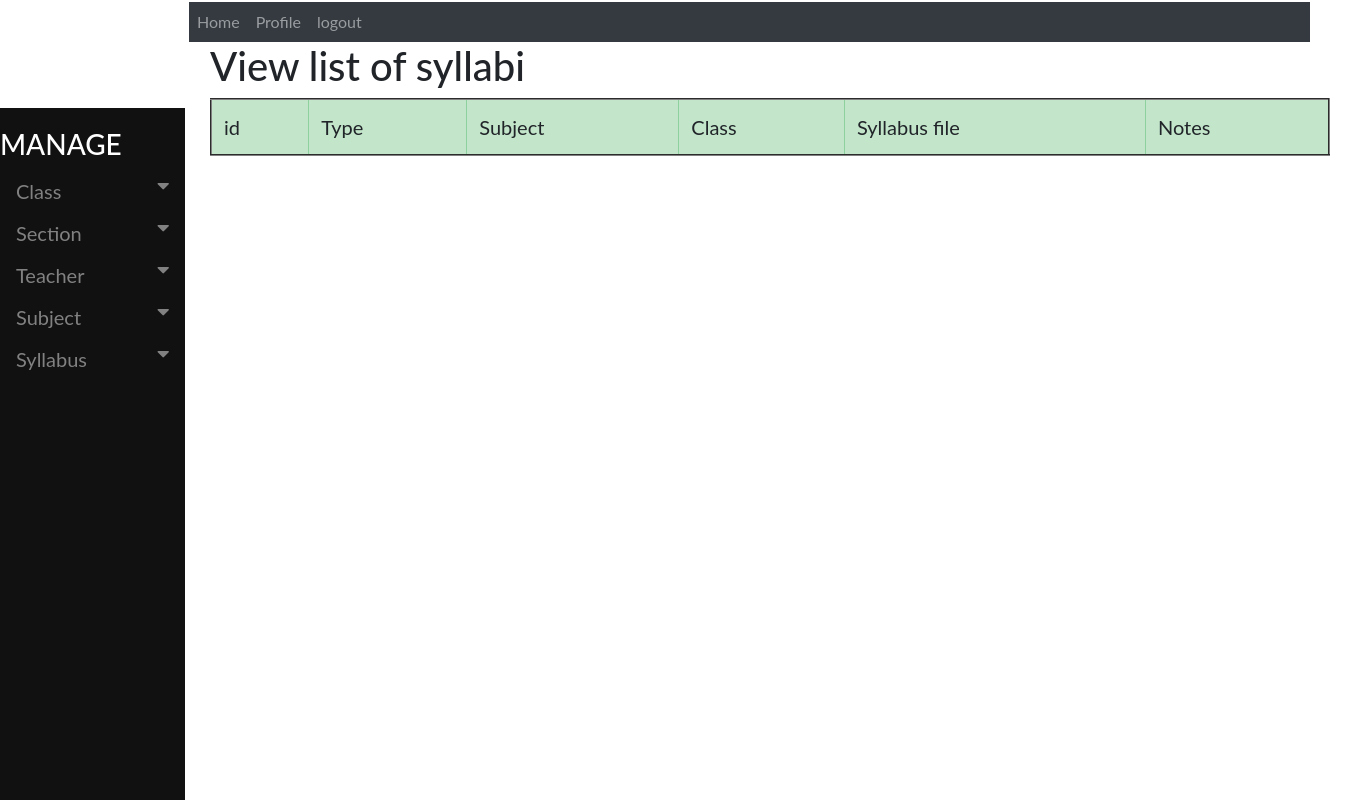
Before: /accounts/viewsyllabus with the older database file.
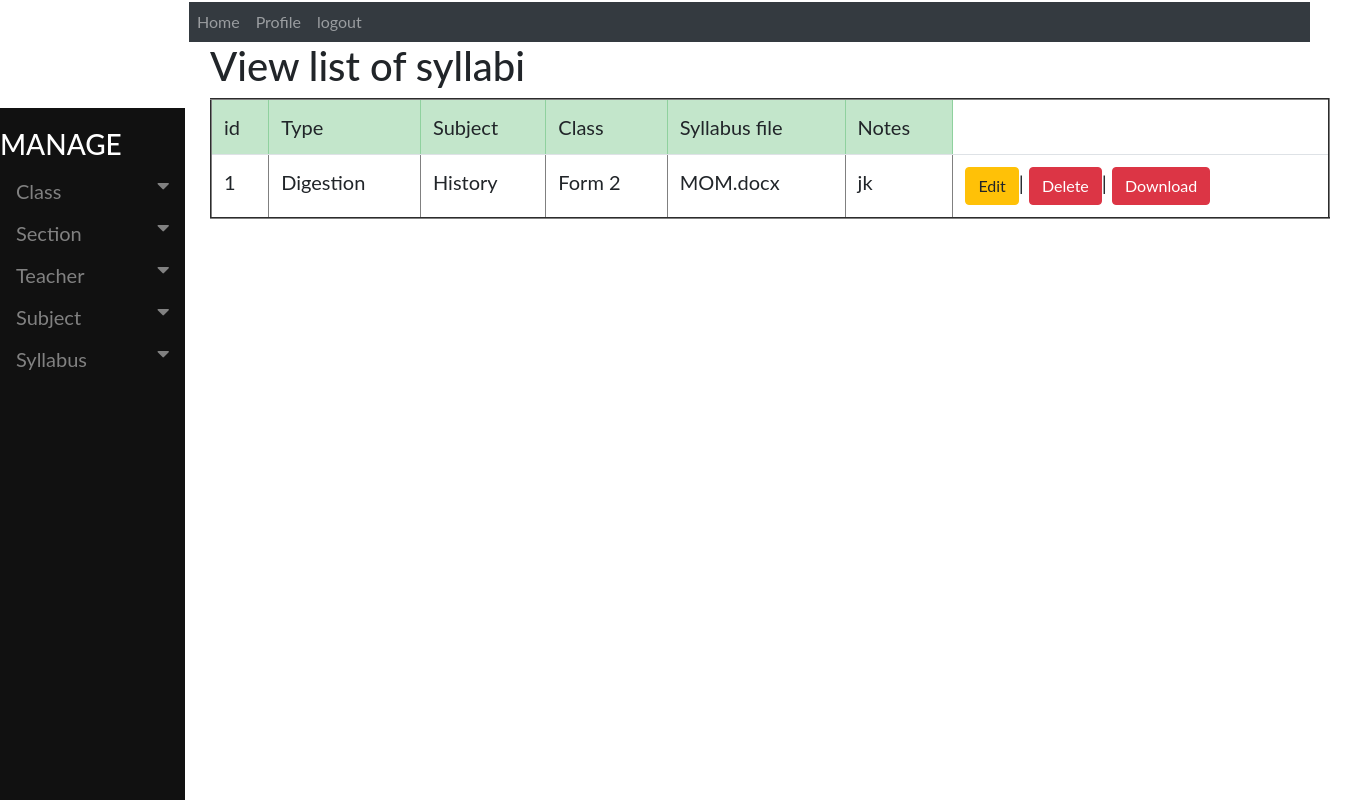
After: the same page with the newer database file.
### accounts/models.py (models this page shows, shortened)
class Syllabus(models.Model):
    SyllabusType = models.CharField(max_length=130)
    Class = models.ForeignKey(Classinformation, on_delete=models.PROTECT, blank=True, null=True)
    Subject = models.ForeignKey(Subjects, on_delete=models.PROTECT, blank=True, null=True)
    Syllabus = models.FileField(max_length=130, blank=False)
    Notes = models.TextField(max_length=200, blank=True)

class Subjects(models.Model):
    choices = (
    ('Compulsory','Compulsory'),('Options','Options')
    )
    Subjectname = models.CharField(max_length=130)
    Subjectcode = models.CharField(max_length=130)
    Author = models.CharField(max_length=130)
    Class = models.ForeignKey(Classinformation, on_delete=models.PROTECT, blank=True, null=True)
    SubjectTeacher = models.ForeignKey(Teacher, on_delete=models.PROTECT, blank=True, null=True)
    Type = models.CharField(max_length=130, choices=choices, blank=False)
    OtherNotes = models.TextField(max_length=200, blank=True)
    def __str__(self):
        return self.Subjectname

class Classinformation(models.Model):
    ClassName = models.CharField(max_length=130)
    ClassTeacher = models.CharField(max_length=30, blank=True)
    TotalStudents = models.CharField(max_length=30, blank=True)
    NumberOfSections = models.CharField(max_length=30, blank=True)
    def __str__(self):
        return self.ClassName

### accounts/views.py (the view)
def viewsyllabus(request):
    all_info = Syllabus.objects.all()
    context={'all_info':all_info}
    return render(request, 'accounts/viewsyllabus.html', context)

### accounts/templates/accounts/viewsyllabus.html
{% extends 'base.html' %}
{% block body %}
<div class="container" style="margin-left: 200px;font-size: 20px; padding: 0px 10px;">
<h1>View list of syllabi</h1>
<table class="table table-hover" border="2">
   <thead class="table-success">
     <tr>
         <td>id</td>
         <td>Type</td>
         <td>Subject</td>
         <td>Class</td>
         <td>Syllabus file</td>
         <td>Notes</td>
     </tr>
   </thead>
   <tbody>
     {% if all_info %}
     {% for item in all_info %}
     <tr>
       <td>{{ item.id}}</td>
       <td>{{ item.SyllabusType}}</td>
       <td>{{ item.Subject}}</td>
       <td>{{ item.Class}}</td>
       <td>{{ item.Syllabus}}</td>
       <td>{{ item.Notes}}</td>
       <td><a href="{% url 'editsubject' pk=item.id  %}" >
         <button class="btn btn-warning">Edit</button></a>|
         <a href="{% url 'deletesubject' pk=item.id %}" >
           <button class="btn btn-danger">Delete</button></a>|
           <a href="#" >
             <button class="btn btn-danger download">Download</button></a>
       </td>
        {% endfor %}
     </tr>
     {% endif %}
   </tbody>
</table>
</div>
{% endblock %}

### accounts/templates/base.html (shortened to what this page needs)
<!DOCTYPE html>
<html lang="en">
<head>
         <link rel="stylesheet"
         href="https://stackpath.bootstrapcdn.com/bootstrap/4.3.1/css/bootstrap.min.css"
>
         <link rel="stylesheet" href="https://cdnjs.cloudflare.com/ajax/libs/font-awesome/4.7.0/css/font-awesome.min.css">
          {% load static %}
         <link type="text/css" rel="stylesheet" href="{% static 'style.css'%}">
</head>
<body><br>
  <nav class="nav navbar-expand navbar-dark bg-dark" style="margin-top:-1.6%; margin-left:14%; margin-right:3%">
    <div class="collapse navbar-collapse" id="navbarExample02">
        <ul class="navbar-nav mr-auto">
            <li class="nav-item">
            <a class="nav-link" href="{% url 'home'  %}">Home</a>
            </li>
             <li class="nav-item">
            <a class="nav-link" href="#">Profile</a>
            </li>
            <li class="nav-item">
           <a class="nav-link" href="{% url 'logout'  %}">logout</a>
           </li>
      </ul>
</nav>
<div class="sidenav">
  <h3 style=" color: white">MANAGE</h3>
  <button class="dropdown-btn">Class
    <i class="fa fa-caret-down"></i>
  </button>
    <button class="dropdown-btn">Section
    <i class="fa fa-caret-down"></i>
  </button>
  <button class="dropdown-btn">Teacher
  <i class="fa fa-caret-down"></i>
</button>
<button class="dropdown-btn">Subject
<i class="fa fa-caret-down"></i>
</button>
<button class="dropdown-btn">Syllabus
<i class="fa fa-caret-down"></i>
</button>
</div>
{% block body %}
{% endblock %}
</body>
</html>

### accounts/templates/base.html (style rules this page uses)
body { font-family: "Lato", sans-serif; }
.sidenav { height: 100%; width: 185px; position: fixed; z-index: 1; top: 0; left: 0; margin-top: 8%; background-color: #111; overflow-x: hidden; padding-top: 20px; }
.sidenav a, .dropdown-btn { padding: 6px 8px 6px 16px; text-decoration: none; font-size: 20px; color: #818181; display: block; border: none; background: none; width: 100%; text-align: left; cursor: pointer; outline: none; }
.fa-caret-down { float: right; padding-right: 8px; }

Changed rows visible on the page:
added Syllabus: id "1", SyllabusType "Digestion", Subject "History", Class "Form 2", Syllabus "MOM.docx", Notes "jk"
